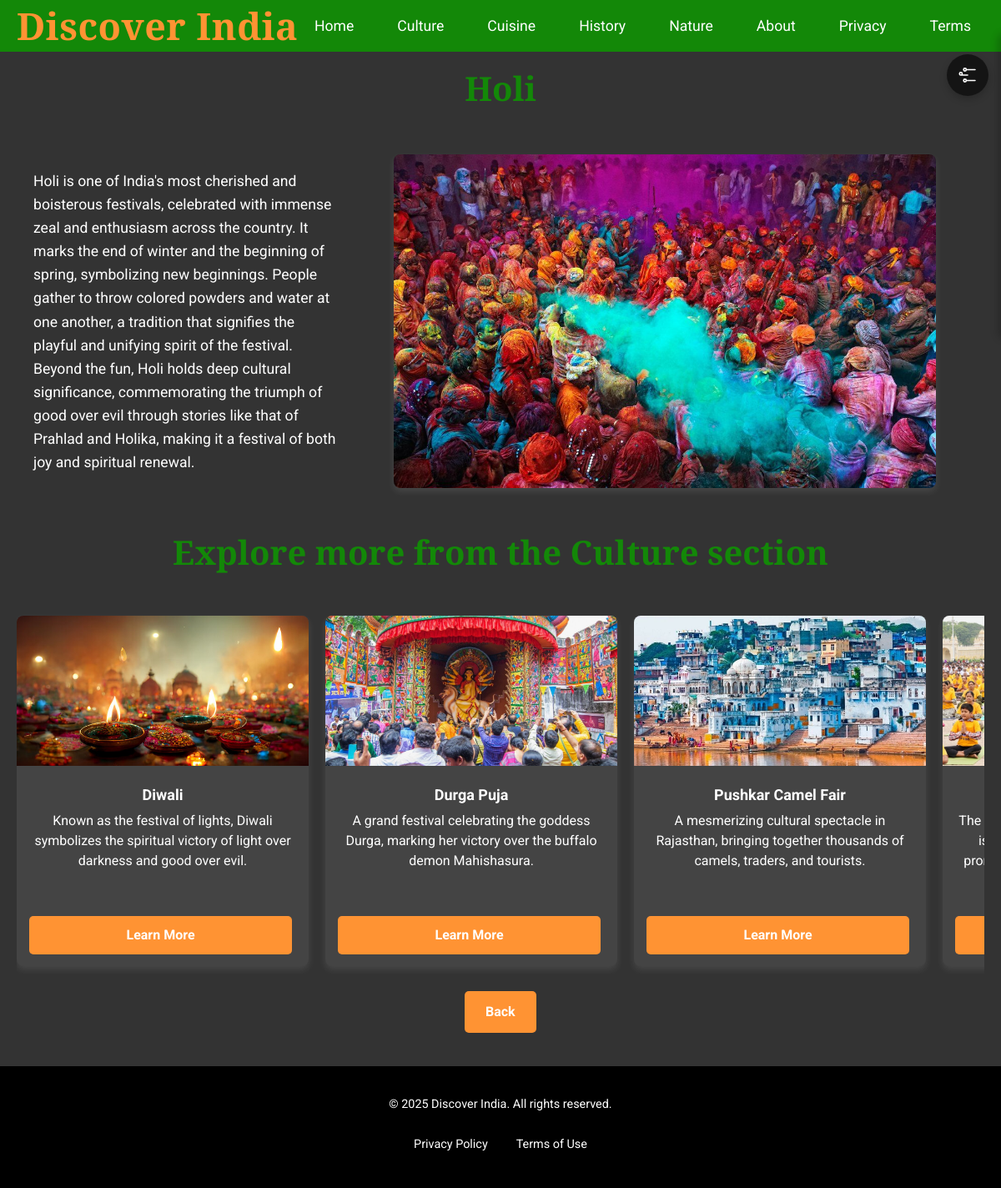
Screenshot of /details/Holi with the database file from the repository.
### app.py (models this page shows, shortened)
class Destination(db.Model):
    id = db.Column(db.Integer, primary_key=True)
    title = db.Column(db.String(100), nullable=False)
    description = db.Column(db.Text, nullable=False)
    image_url = db.Column(db.String(200), nullable=True)
    category = db.Column(db.String(50), nullable=True)
    sub_category = db.Column(db.String(50), nullable=True)
    long_description = db.Column(db.Text, nullable=True)

### app.py (the view)
@app.route('/details/<string:title>')
def details(title):
    item = Destination.query.filter_by(title=title).first_or_404()
    all_related_items = Destination.query.filter_by(category=item.category).all()
    return render_template('details.html',
                         item=item,
                         all_related_items=all_related_items)

### app.py (called while the page is built)
@app.before_request
def get_categories():
    categories_data = Destination.query.with_entities(Destination.category).filter(
        Destination.category.in_(['Culture', 'Cuisine', 'History', 'Nature'])
    ).distinct().all()
    g.categories = [c[0] for c in categories_data]

### templates/details.html (shortened to what this page needs)
{% extends 'base.html' %}
{% block content %}
<section class="details-page">
    <div class="container">
        <h1 class="details-title">{{ item.title }}</h1>
        <div class="details-content-grid">
            <div class="details-text">
                <p>{{ item.long_description }}</p>
            </div>
            <div class="main-image">
                <img src="{{ url_for('static', filename=item.image_url) }}" alt="{{ item.title }}" class="details-main-img">
            </div>
        </div>
        <h2 class="details-sub-heading">
            Explore more from the {{ item.category }} section
        </h2>
        <div class="card-slider" data-slider>
            <div class="slider-track" data-wrapper>
                {% for related in all_related_items if related.title != item.title %}
                    <a href="{{ url_for('details', title=related.title) }}" class="card-item">
                        <img src="{{ url_for('static', filename=related.image_url) }}" alt="{{ related.title }}">
                        <div class="card-content">
                            <h3>{{ related.title }}</h3>
                            <p>{{ related.description }}</p>
                        </div>
                        <span class="read-more cta-button">Learn More</span>
                    </a>
                {% endfor %}
            </div>
        </div>
        <a href="javascript:history.back()" class="back-link cta-button">Back</a>
    </div>
</section>
{% endblock %}

### rows the page displays
Destination: title "Holi", long_description "Holi is one of India's most cherished and boisterous festivals, celebrated with immense zeal and enthusiasm across the country. It marks the end of winter and the beginning of spring, symbolizing new beginnings. People gather to throw colored powders and water at one another, a tradition that signifies the playful and unifying spirit of the festival. Beyond the fun, Holi holds deep cultural significance, commemorating the triumph of good over evil through stories like that of Prahlad and Holika, making it a festival of both joy and spiritual renewal.", image_url (picture), category "Culture"
Destination: image_url (picture), title "Diwali", description "Known as the festival of lights, Diwali symbolizes the spiritual victory of light over darkness and good over evil."
Destination: image_url (picture), title "Durga Puja", description "A grand festival celebrating the goddess Durga, marking her victory over the buffalo demon Mahishasura."
Destination: image_url (picture), title "Pushkar Camel Fair", description "A mesmerizing cultural spectacle in Rajasthan, bringing together thousands of camels, traders, and tourists."
Destination: image_url (picture), description "The…"
